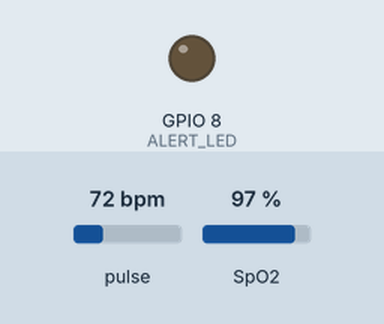
Simulated run of this sketch. Board: ESP32-C3. Parts: output pins drawn as LEDs (lit = HIGH). The test bench sets the inputs (shaded band); at power-on: pulse 72 bpm, SpO2 97 %. WiFi joins after 1.5 s; servers stay silent unless stated; uploads are accepted with an empty reply; what the sketch prints to the serial monitor is not drawn.

Above: at 1.9 s.
Timing chart, 0 to 3.4 s (numbered marks = the images above):
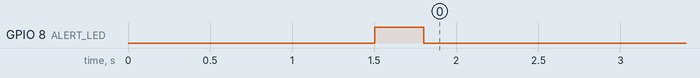

The sketch:

arduino_sensor_test.ino
```cpp
/*
  arduino_sensor_test.ino
  ========================
  Quick test version — no provisioning, no app needed.
  Hardcode your WiFi + patient ID below and upload.
  Same sensor logic and API call as the main version.

  Change the 3 values below then upload.
*/

#include <Wire.h>
#include <WiFi.h>
#include <HTTPClient.h>
#include <ArduinoJson.h>
#include "MAX30105.h"
#include "heartRate.h"
#include "spo2_algorithm.h"

// ── *** CHANGE THESE *** ──────────────────────────────────────
const char* WIFI_SSID  = "YOUR_WIFI_NAME";
const char* WIFI_PASS  = "YOUR_WIFI_PASSWORD";
const int   PATIENT_ID = 1;
const char* API_URL    = "http://192.168.1.6:5098/api/vitalsigns/sensor";
// ─────────────────────────────────────────────────────────────

const int ALERT_LED  = 8;   // ESP32-C3 Mini built-in LED
const int WINDOW_SEC = 30;  // send every 30s (change to 10 for faster testing)

MAX30105 sensor;

const byte  SPO2_BUF_SIZE = 100;
uint32_t    irBuffer[SPO2_BUF_SIZE];
uint32_t    redBuffer[SPO2_BUF_SIZE];

unsigned long windowStart = 0;
float  bpmSum = 0, spo2Sum = 0;
int    sampleCount = 0;

long   lastBeat = 0;
const byte IBI_SIZE = 20;
float  ibiBuffer[IBI_SIZE];
byte   ibiSpot = 0;
bool   ibiBufferFull = false;


void setup() {
  Serial.begin(115200);
  pinMode(ALERT_LED, OUTPUT);

  // Connect WiFi
  Serial.print("Connecting to WiFi: ");
  Serial.println(WIFI_SSID);
  WiFi.begin(WIFI_SSID, WIFI_PASS);
  int tries = 0;
  while (WiFi.status() != WL_CONNECTED && tries < 30) {
    delay(500); Serial.print("."); tries++;
  }

  if (WiFi.status() != WL_CONNECTED) {
    Serial.println("\nWiFi FAILED — check SSID/password");
    while (1) { digitalWrite(ALERT_LED, !digitalRead(ALERT_LED)); delay(200); }
  }

  Serial.println("\nConnected: " + WiFi.localIP().toString());
  digitalWrite(ALERT_LED, HIGH); delay(300); digitalWrite(ALERT_LED, LOW);

  // Init MAX30102
  Wire.begin(8, 9); // SDA=8, SCL=9 for ESP32-C3
  if (!sensor.begin(Wire, I2C_SPEED_FAST)) {
    Serial.println("ERROR: MAX30102 not found. Check wiring!");
    while (1);
  }
  sensor.setup(60, 4, 2, 100, 411, 4096);

  windowStart = millis();
  Serial.println("=== Sensor ready — place finger firmly ===");
  Serial.printf("Patient ID : %d\n", PATIENT_ID);
  Serial.printf("Window     : %d seconds\n", WINDOW_SEC);
}


void sendReading(float bpmAvg, float spo2Avg) {
  if (WiFi.status() != WL_CONNECTED) {
    Serial.println("WiFi lost — skipping");
    return;
  }

  StaticJsonDocument<128> doc;
  doc["patientId"]        = PATIENT_ID;
  doc["heartRate"]        = (int)round(bpmAvg);
  doc["oxygenSaturation"] = round(spo2Avg * 10.0) / 10.0;

  String body;
  serializeJson(doc, body);
  Serial.println("\nSending → " + body);

  HTTPClient http;
  http.begin(API_URL);
  http.addHeader("Content-Type", "application/json");
  int code = http.POST(body);

  if (code == 200 || code == 201) {
    String resp = http.getString();
    Serial.println("Response: " + resp);

    StaticJsonDocument<256> res;
    if (!deserializeJson(res, resp)) {
      bool emergency  = res["isEmergency"]  | false;
      bool dispatched = res["autoDispatch"] | false;
      if (emergency) {
        Serial.println("🚨 EMERGENCY! Ambulance dispatched: " + String(dispatched ? "YES" : "NO"));
        // Flash LED fast for emergency
        for (int i = 0; i < 20; i++) {
          digitalWrite(ALERT_LED, HIGH); delay(100);
          digitalWrite(ALERT_LED, LOW);  delay(100);
        }
      } else {
        Serial.println("✅ Normal reading saved.");
        digitalWrite(ALERT_LED, HIGH); delay(200); digitalWrite(ALERT_LED, LOW);
      }
    }
  } else {
    Serial.printf("API error: HTTP %d\n", code);
    Serial.println(http.getString());
  }

  http.end();
}


void loop() {
  // Fill buffer
  for (byte i = 0; i < SPO2_BUF_SIZE; i++) {
    while (!sensor.available()) sensor.check();
    redBuffer[i] = sensor.getRed();
    irBuffer[i]  = sensor.getIR();
    sensor.nextSample();
  }

  int32_t spo2Val, hrVal;
  int8_t  spo2Valid, hrValid;
  maxim_heart_rate_and_oxygen_saturation(
    irBuffer, SPO2_BUF_SIZE, redBuffer,
    &spo2Val, &spo2Valid, &hrVal, &hrValid
  );

  if (hrValid && spo2Valid && hrVal > 20 && hrVal < 250) {
    bpmSum  += (float)hrVal;
    spo2Sum += (float)spo2Val;
    sampleCount++;
    Serial.printf("BPM=%d | SpO2=%d%% | samples=%d\n", hrVal, spo2Val, sampleCount);
  } else {
    Serial.println("No finger detected or invalid reading...");
  }

  if ((millis() - windowStart) >= (WINDOW_SEC * 1000UL) && sampleCount > 0) {
    sendReading(bpmSum / sampleCount, spo2Sum / sampleCount);
    bpmSum = 0; spo2Sum = 0; sampleCount = 0;
    windowStart = millis();
  }
}
```
